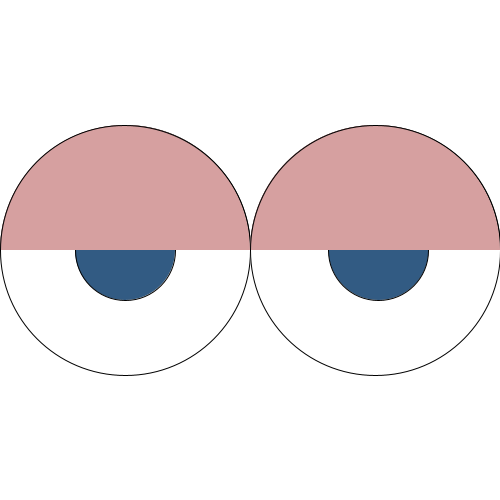
Frame 1 (no input)
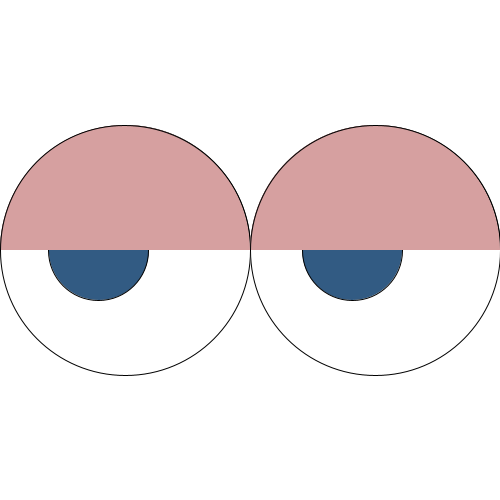
Frame 60 (the mouse pressed at the canvas centre just before this capture)
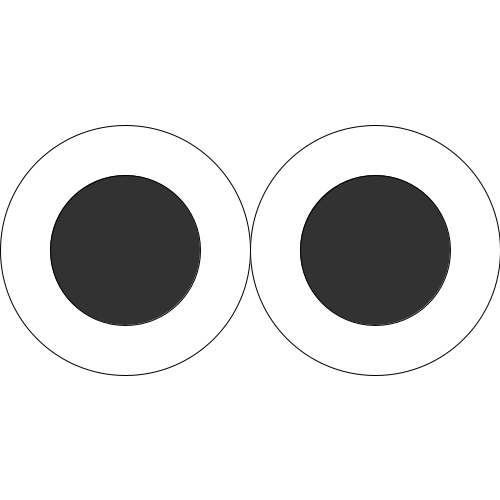
Frame 120 (the mouse held since frame 60 and released just before this capture)

The Processing sketch that drew these frames (run headless with seeded random() and noise(); from frame 60 on, the mouse is pressed at the canvas centre):

// Processing sketch: processing_173139
// ── processing_173139.pde

    float counter = 0;
    float amplitude = map(sin(counter),-1,1,0,100);

    void setup()
{
    size(500,500);
    background(255);
    smooth();  
}



    void draw()
{ 
    background(255);
    noFill();
    translate(250,250); 
  
   //IF-Abfrage
    println(mouseY);
    if (mouseX >125 && mouseY >0);
{
    if (mousePressed == true)
{
    fill(255);
    ellipse(-125,0,250,250);
    ellipse(+125,0,250,250);
    stroke(0);
    fill(amplitude);
    ellipse(+125,0,150,150);
    ellipse(-125,0,150,150);
}
    else
{
 
    //linkes Auge
    fill(255);
    ellipse(-125,0,250,250);
    stroke(0);
    fill(#325B83);
    ellipse(-125+(sin(counter)*70),0,100,100);
    println(sin(counter));
    counter +=0.05;
    fill(#D6A0A0);
    arc(-125,0,250,250,radians(180),radians(360));
  
   //rechtes Auge
    fill(255);
    ellipse(+125,0,250,250);
    stroke(0);
    fill(#325B83);
    ellipse(125+(sin(counter)*70),0,100,100);
    println(sin(counter));
    counter +=0.05;
    fill(#D6A0A0);
    arc(+125,0,250,250,radians(180),radians(360));
}
}
}
